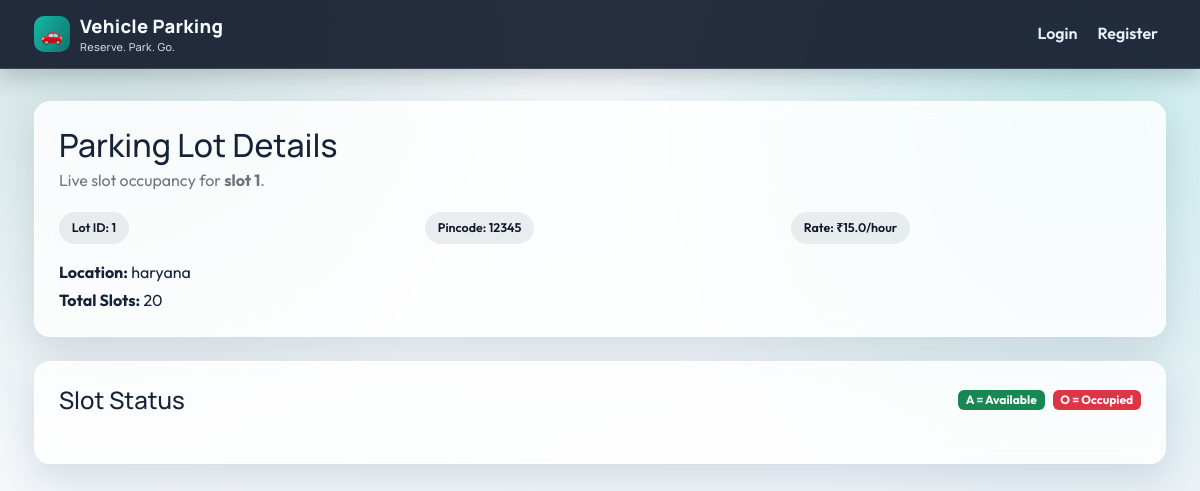
Page /slot/1/ on the earlier database version.
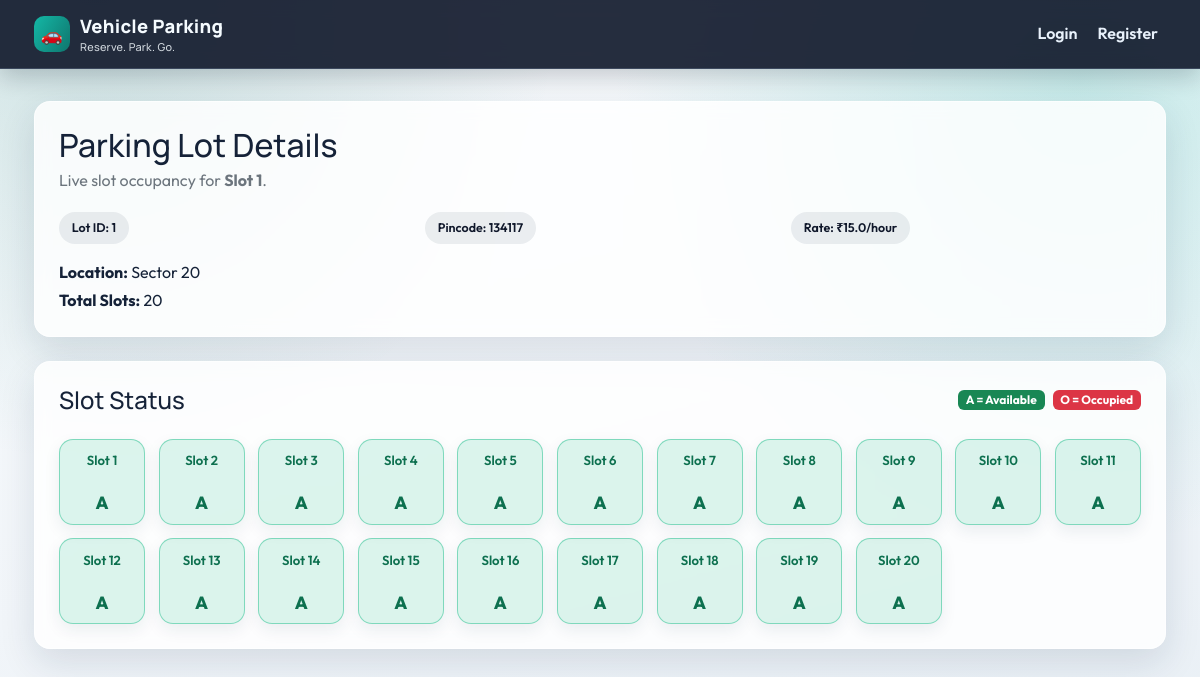
Same page on the later database version.
### models.py (models this page shows)
class LotInfo(db.Model):
    __tablename__ = 'lots_info'
    lot_id = db.Column(db.Integer, primary_key=True)
    lot_title = db.Column(db.String(120), nullable=False)
    lot_location = db.Column(db.String(200))
    lot_zip = db.Column(db.String(10))
    rate_per_hr = db.Column(db.Float, nullable=False)
    total_slots = db.Column(db.Integer, nullable=False)
    slot_list = db.relationship('LotSlot', backref='parent_lot', cascade="all, delete", lazy=True)

class LotSlot(db.Model):
    __tablename__ = 'lot_slots'
    slot_id = db.Column(db.Integer, primary_key=True)
    parent_id = db.Column(db.Integer, db.ForeignKey('lots_info.lot_id'), nullable=False)
    slot_status = db.Column(db.String(1), default='A')
    current_reservation = db.relationship('SlotReservation', backref='reserved_slot', lazy=True, uselist=False)

### routes.py (the view)
    @app.route('/slot/<int:slot_id>/')
    def view_slot(slot_id):
        slot = LotInfo.query.get(slot_id)
        if not slot:
            flash("Slot not found.")
            return redirect(url_for('admin_login'))
        return render_template('show_slot.html', slot=slot)

### app.py (called while the page is built)
@app.context_processor
def inject_nav_context():
    user_id = session.get('user_id')
    user = AppUser.query.get(user_id) if user_id else None
    return {
        'nav_user': user,
        'nav_is_admin': bool(session.get('is_admin'))
    }

### templates/show_slot.html (shortened to what this page needs)
{% extends "layout.html" %}
{% block content %}
<section class="panel mb-4">
    <div class="panel-header">
        <h2 class="mb-1">Parking Lot Details</h2>
        <p class="text-secondary mb-0">Live slot occupancy for <strong>{{ slot.lot_title }}</strong>.</p>
    </div>
    <div class="panel-body pt-1">
        <div class="row g-3">
            <div class="col-sm-6 col-lg-4">
                <div class="stat-chip">Lot ID: {{ slot.lot_id }}</div>
            </div>
            <div class="col-sm-6 col-lg-4">
                <div class="stat-chip">Pincode: {{ slot.lot_zip }}</div>
            </div>
            <div class="col-sm-6 col-lg-4">
                <div class="stat-chip">Rate: ₹{{ slot.rate_per_hr }}/hour</div>
            </div>
        </div>
        <div class="mt-3">
            <p class="mb-1"><strong>Location:</strong> {{ slot.lot_location }}</p>
            <p class="mb-0"><strong>Total Slots:</strong> {{ slot.total_slots }}</p>
        </div>
    </div>
</section>
<section class="panel">
    <div class="panel-header d-flex flex-wrap justify-content-between align-items-center gap-2">
        <h4 class="mb-0">Slot Status</h4>
        <div class="d-flex gap-2">
            <span class="badge text-bg-success">A = Available</span>
            <span class="badge text-bg-danger">O = Occupied</span>
        </div>
    </div>
    <div class="panel-body pt-2">
        <div class="slot-grid">
            {% for slot_obj in slot.slot_list %}
                <div class="slot-box {% if slot_obj.slot_status == 'O' %}occupied{% else %}available{% endif %}">
                    <div class="slot-number">Slot {{ loop.index }}</div>
                    <div class="slot-status">{{ slot_obj.slot_status }}</div>
                </div>
            {% endfor %}
        </div>
    </div>
</section>
{% endblock %}

### templates/layout.html (shortened to what this page needs)
<!DOCTYPE html>
<html lang="en">
<head>
    <link href="https://cdn.jsdelivr.net/npm/bootstrap@5.3.7/dist/css/bootstrap.min.css" rel="stylesheet">
</head>
<body>
   {% include "navbar.html" %}
    <main class="container app-container page-shell">
        {% block content %}{% endblock %}
    </main>
</body>
</html>

### templates/navbar.html (shortened to what this page needs)
<nav class="navbar navbar-expand-lg navbar-dark app-navbar">
    <div class="container app-container">
        <a class="navbar-brand d-flex align-items-center" href="{{ url_for('login') }}">
            <span class="brand-mark">🚗</span>
            <span>
                Vehicle Parking
                <span class="brand-sub">Reserve. Park. Go.</span>
            </span>
        </a>
        <div class="collapse navbar-collapse" id="navbarSupportedContent">
            <ul class="navbar-nav ms-auto mb-2 mb-lg-0 align-items-lg-center gap-1">
                {% if not nav_user %}
                    <li class="nav-item">
                        <a class="nav-link {% if request.endpoint == 'login' %}active-page{% endif %}" href="{{ url_for('login') }}">Login</a>
                    </li>
                    <li class="nav-item">
                        <a class="nav-link {% if request.endpoint == 'register' %}active-page{% endif %}" href="{{ url_for('register') }}">Register</a>
                    </li>
                {% endif %}
            </ul>
        </div>
    </div>
</nav>

### templates/layout.html (style rules this page uses)
:root { --brand-900: #0f172a; --brand-700: #0f766e; --brand-500: #14b8a6; --mint-500: #14b8a6; --accent-500: #f59e0b; --surface-100: #f1f5f9; --surface-200: #e2e8f0; --surface-300: #cbd5e1; --text-900: #152238; --text-700: #3d4a5f; --text-500: #67758a; --space-1: 8px; --space-2: 16px; --space-3: 24px; --space-4: 32px; --space-5: 48px; --content-max: 1180px; --radius-lg: 16px; --radius-md: 12px; --shadow-soft: 0 14px 36px rgba(20, 44, 78, 0.12); --shadow-card: 0 10px 24px rgba(27, 52, 85, 0.08); }
html, body { min-height: 100%; }
body { font-family: "Outfit", "Segoe UI", sans-serif; color: var(--text-900); background: radial-gradient(circle at 90% 10%, rgba(20, 184, 166, 0.2), transparent 36%), radial-gradient(circle at 8% 0%, rgba(15, 118, 110, 0.18), transparent 34%), linear-gradient(165deg, #f8fbfd 0%, #f1f5f9 56%, #e8eff5 100%); background-attachment: fixed; line-height: 1.5; }
h1, h2, h3, h4, h5, h6, .navbar-brand { font-family: "Manrope", "Segoe UI", sans-serif; }
.page-shell { padding: var(--space-4) 0 var(--space-5); }
.app-container { max-width: var(--content-max); padding-left: var(--space-3); padding-right: var(--space-3); }
.panel { background: rgba(255, 255, 255, 0.82); border: 1px solid rgba(255, 255, 255, 0.6); box-shadow: var(--shadow-soft); backdrop-filter: blur(8px); border-radius: var(--radius-lg); }
.panel .panel-header { padding: var(--space-3) var(--space-3) var(--space-2); }
.panel .panel-body { padding: 0 var(--space-3) var(--space-3); }
.stat-chip { display: inline-flex; align-items: center; gap: 0.45rem; border-radius: 999px; padding: 0.4rem 0.8rem; font-size: 0.78rem; font-weight: 600; background: rgba(16, 37, 66, 0.08); color: var(--brand-900); }

### templates/show_slot.html (style rules this page uses)
.slot-grid { display: grid; grid-template-columns: repeat(auto-fill, minmax(84px, 1fr)); gap: 0.85rem; }
.slot-box { border-radius: 14px; min-height: 86px; display: grid; place-items: center; border: 1px solid transparent; box-shadow: 0 6px 16px rgba(26, 46, 71, 0.08); transition: transform 0.2s ease; }
.slot-box.available { background: rgba(16, 185, 129, 0.14); border-color: rgba(16, 185, 129, 0.45); color: #0d704f; }
.slot-number { font-size: 0.82rem; font-weight: 600; }
.slot-status { font-size: 1.1rem; font-weight: 800; line-height: 1; }

### templates/navbar.html (style rules this page uses)
.app-navbar { position: sticky; top: 0; z-index: 1100; background: rgba(15, 23, 42, 0.9); backdrop-filter: blur(10px); border-bottom: 1px solid rgba(139, 164, 198, 0.24); box-shadow: 0 8px 24px rgba(6, 15, 29, 0.2); min-height: 64px; }
.app-navbar .navbar-collapse { align-items: center; }
.app-navbar .navbar-brand { color: #f5fbff; font-size: 1.15rem; font-weight: 800; letter-spacing: 0.3px; }
.app-navbar .nav-link { color: #e8f1fb; font-weight: 600; border-radius: 999px; padding: 0.5rem 0.9rem; line-height: 1.2; transition: all 0.2s ease; }
.brand-mark { width: 36px; height: 36px; border-radius: 10px; display: inline-grid; place-items: center; background: linear-gradient(120deg, #14b8a6, #0f766e); color: #fff; margin-right: 10px; font-size: 1.1rem; }
.brand-sub { display: block; font-size: 0.68rem; opacity: 0.82; letter-spacing: 0.25px; margin-top: -2px; font-weight: 500; }

Differences in the rows shown:
changed LotInfo id 1: lot_title "slot 1" → "Slot 1"; lot_zip "12345" → "134117"; lot_location "haryana" → "Sector 20"
added LotSlot: slot_status "A"
added LotSlot: slot_status "A"
added LotSlot: slot_status "A"
added LotSlot: slot_status "A"
added LotSlot: slot_status "A"
added LotSlot: slot_status "A"
added LotSlot: slot_status "A"
added LotSlot: slot_status "A"
added LotSlot: slot_status "A"
added LotSlot: slot_status "A"
added LotSlot: slot_status "A"
added LotSlot: slot_status "A"
added LotSlot: slot_status "A"
added LotSlot: slot_status "A"
added LotSlot: slot_status "A"
added LotSlot: slot_status "A"
added LotSlot: slot_status "A"
added LotSlot: slot_status "A"
added LotSlot: slot_status "A"
added LotSlot: slot_status "A"
